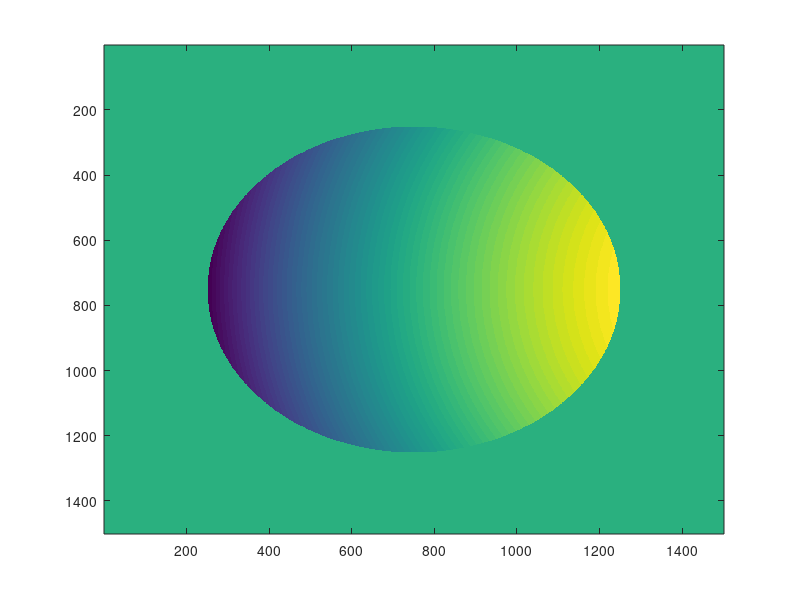

This figure's MATLAB source:
%clear;
%Lens Description: AC254-500-C
lambda = 1.06e-4;
px = -497e-3;
py = 0e-3;
pz = -497e-3;

%Lens diameter
D = 25.4e-3;

%Front of lens 1
R1 = 87.9e-3;
C1 = 1;
P1 = 0e-3;
%Back of lens 1, front of lens 2
R2 = 115.5e-3;
C2 = -1;
P2 = 3.5e-3;
%Back of lens 2
R3 = 194.5e-3;
C3 = 1;
P3 = 5.5e-3;

%Image EQ
efl = 497.732639e-3;
targ = 1/((1/pz)+(1/efl));

%Width of whole lens
width = 5.5e-3 + R3*(1-cos(asin(D/2/R3)));

%Refractive Index of Air
N1 = 1;
%NSF-2
N2 = 1.72717;
%NSF-6
N3 = 1.77341;

%Lens 1 width
W1 = 3.5e-3;
%Lens 2 width
W2 = 2e-3;

T1 = R1 - R1*cos(asin((25.4e-3)/2/R1));
T3 = R2 - R2*cos(asin((25.4e-3)/2/R2));
T2 = W1-T1-T3;
T4 = W2;
T5 = R3 - R3*cos(asin((25.4e-3)/2/R3));

%Coordinates in mm
[x,y] = meshgrid(D*(-0.75:0.001:0.75));

r = sqrt(x.^2 + y.^2);
aperture = round(r <= D/2);
mask = round((x.^2+y.^2) < (D/2).^2);

%Distance from point to surface 1
z = R1 - sqrt(R1^2 - x.^2 -y.^2);
d1 = sqrt((x-px).^2 + (y-py).^2 + (z-pz).^2);
path1 = d1;
%Compute cross product of radial ray to source ray
%Radius segment vector
rx = (0-x)/R1;
ry = (0-y)/R1;
rz = (C1*R1-z)/R1;
%Source segment vector
sr = sqrt((x-px).^2 + (y-py).^2 + (z-pz).^2);
sx = (x - px)./sr;
sy = (y - py)./sr;
sz = (z - pz)./sr;

%r x s = r*s*sin(theta)
cx = (ry.*sz-sy.*rz);
cy = (rx.*sz-sx.*rz);
cz = (rx.*sy-sx.*ry);

%Snells law for interface 1
%Mask the angles here because sometimes behavior is odd outside of aperture
sinangle1 = sqrt(cx.^2 + cy.^2 + cz.^2); 
sinangle2 = mask.*sinangle1*N1/N2;

%Tangent vector -> r x (r x s)
tx = (ry.*cz-cy.*rz);
ty = (rx.*cz-cx.*rz);
tz = (rx.*cy-cx.*ry);
tr = sqrt(tx.^2 + ty.^2 + tz.^2);
%Tangent length, length of perpindicular vector
tlength = C1*R1*tan(asin(sinangle2));

%Lens1 vector - Propagation vector through lens 1 medium
lx = C1*(tlength.*tx./tr - x);
ly = C1*(tlength.*ty./tr - y);
lz = C1*(P1+C1*R1+tlength.*tz./tr - z);
lr = sqrt(lx.^2 + ly.^2 + lz.^2);

%Lens1 to Lens2 is intersection of Lens1 vector and Lens2 surface
%Assuming lens is centered in x-y, offset in Z
%A = Vx^2 + Vy^2 + Vz^2)
%B = 2(PxVx + PyVy + PzVz - VzCR - VzS)
%C = (Px^2 + Py^2 + Pz^2 + -2PzCR -2PzS +2CRS + S^2)

%Vx = Normalized vector x component
%Vy = Normalized vector y component
%Vz = Normalized vector z component
%Px = Ray origin x component
%Py = Ray origin y component
%Pz = Ray origin z component

%Rs = Radius + ZOffset
%R = Radius
% 
%AL^2 + BL + C = 0

Ct = C2;
Rt = R2;
Pt = P2;
a = (lx./lr).^2 + (ly./lr).^2 + (lz./lr).^2;
b = 2*(x.*lx./lr + y.*ly./lr + z.*lz./lr - (Ct*Rt+Pt)*lz./lr);
c = x.^2 + y.^2 + z.^2 + 2*(Ct*Rt*Pt -z.*Ct*Rt -z.*Pt) + Pt.^2;

path2 = (-b - Ct*sqrt(b.^2 - 4.*a.*c))./a/2;
 
%Previous Boundary point
 bpx = x;
 bpy = y;
 bpz = z;
 
%Boundary point of Lens2
bx = x + path2.*lx./lr;
by = y + path2.*ly./lr;
bz = z + path2.*lz./lr;

%Radius segment vector
rx = (0-bx)/R2;
ry = (0-by)/R2;
rz = ((C2*R2+P2)-bz)/R2;
%Source segment vector
sr = sqrt((bx - bpx).^2 + (by - bpy).^2 + (bz - bpz).^2);
sx = (bx - bpx)./sr;
sy = (by - bpy)./sr;
sz = (bz - bpz)./sr;

%r x s = r*s*sin(theta)
cx = (ry.*sz-sy.*rz);
cy = (rx.*sz-sx.*rz);
cz = (rx.*sy-sx.*ry);

%Snells law for interface 2
%Mask the angles here because sometimes behavior is odd outside of aperture
sinangle1 = sqrt(cx.^2 + cy.^2 + cz.^2); 
sinangle2 = mask.*sinangle1*N2/N3;

%Tangent vector -> r x (r x s)
tx = (ry.*cz-cy.*rz);
ty = (rx.*cz-cx.*rz);
tz = (rx.*cy-cx.*ry);
tr = sqrt(tx.^2 + ty.^2 + tz.^2);
tlength = C2*R2*tan(asin(sinangle2));

%Lens2 vector - Propagation vector through lens 2 medium
lx = C2*(tlength.*tx./tr - bx);
ly = C2*(tlength.*ty./tr - by);
lz = C2*(P2+C2*R2+tlength.*tz./tr - bz);
lr = sqrt(lx.^2 + ly.^2 + lz.^2);

%AL^2 + BL + C = 0
Ct = C3;
Rt = R3;
Pt = P3;
a = (lx./lr).^2 + (ly./lr).^2 + (lz./lr).^2;
b = 2*(bx.*lx./lr + by.*ly./lr + bz.*lz./lr - (Ct*Rt+Pt)*lz./lr);
c = bx.^2 + by.^2 + bz.^2 + 2*(Ct*Rt*Pt -bz.*Ct*Rt -bz.*Pt) + Pt.^2;

path3 = (-b - Ct*sqrt(b.^2 - 4.*a.*c))./a/2;

 %Previous Boundary point
 bpx = bx;
 bpy = by;
 bpz = bz;
 
 %Boundary point of Lens2 Rear
 bx = bpx + path3.*lx./lr;
 by = bpy + path3.*ly./lr;
 bz = bpz + path3.*lz./lr;


 
%Ray vector
sr = sqrt((bx - bpx).^2 + (by - bpy).^2 + (bz - bpz).^2);
sx = (bx - bpx)./sr;
sy = (by - bpy)./sr;
sz = (bz - bpz)./sr;

%Radial vector
rx = (0-bx)/R3;
ry = (0-by)/R3;
rz = ((C3*P3+R3)-bz)/R3;

%r x s = r*s*sin(theta)
cx = (ry.*sz-sy.*rz);
cy = (rx.*sz-sx.*rz);
cz = (rx.*sy-sx.*ry);

%Snells law for interface 2
%Mask the angles here because sometimes behavior is odd outside of aperture
sinangle1 = sqrt(cx.^2 + cy.^2 + cz.^2); 
sinangle2 = mask.*sinangle1*N3/N1;

%Tangent vector -> r x (r x s)
tx = (ry.*cz-cy.*rz);
ty = (rx.*cz-cx.*rz);
tz = (rx.*cy-cx.*ry);
tr = sqrt(tx.^2 + ty.^2 + tz.^2);
tlength = C3*R3*tan(asin(sinangle2));

%Lens3 vector
lx = C3*(tx.*tlength./tr - bx);
ly = C3*(ty.*tlength./tr - by);
lz = C3*(P3+C3*R3+tz.*tlength./tr - bz);
lr = sqrt(lx.^2 + ly.^2 + lz.^2);

path4 = (width - bz)./lz;

 %Previous Boundary point
 bpx = bx;
 bpy = by;
 bpz = bz;
 
 %Boundary point of Lens2 Rear
 bx = bpx + path4.*lx./lr;
 by = bpy + path4.*ly./lr;
 bz = bpz + path4.*lz./lr;
 

r = sqrt(bx.^2 + by.^2);
dr = sqrt((lx./lr).^2+(ly./lr).^2);
intersect = mask.*(r./dr);

opd = mask.*(N1*path1 + N2*path2 + N2*path3 + N1*path4)/lambda;

%focus = targ*intersect(752,752)/intersect(752,752)

imagesc(mask.*(opd-opd(752,752)))